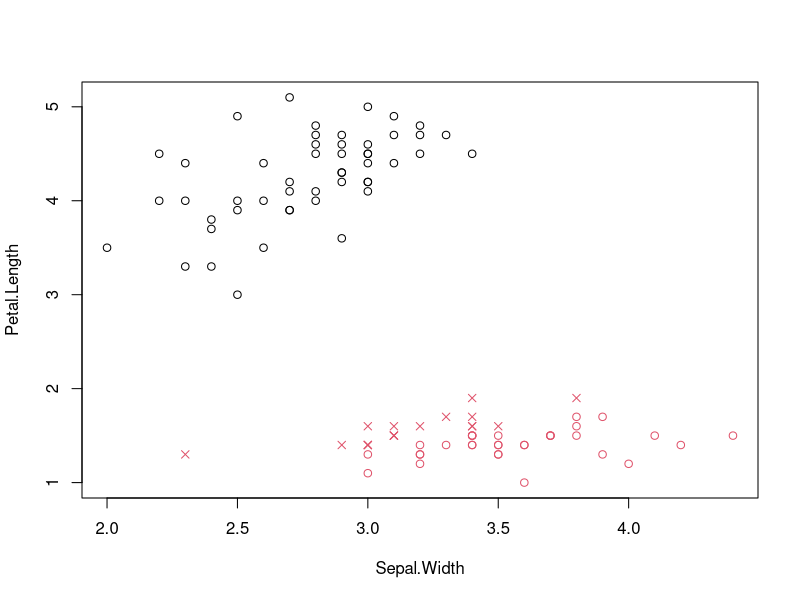
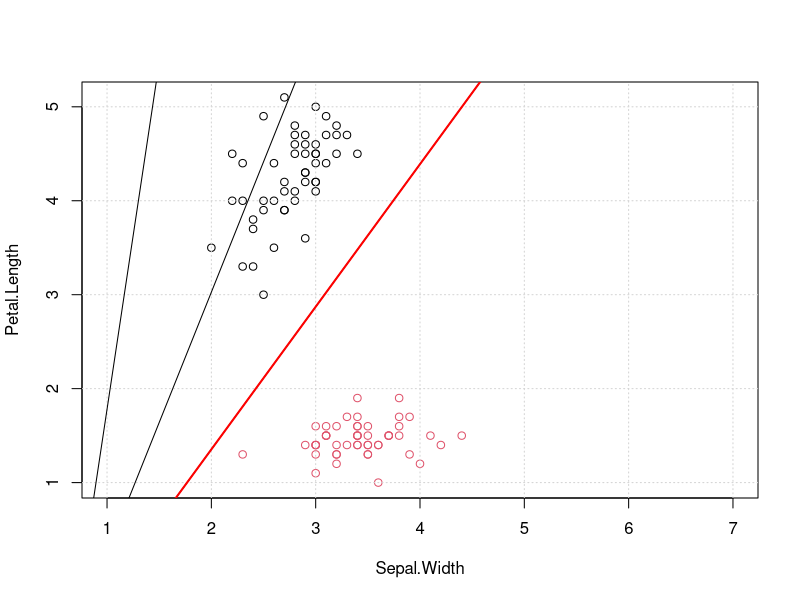

Reproduce these figures in R, in order. (Note: this script raises an error after producing the figures.)
##perceptron

###122
exdata<-iris[1:100,c(2,3,5)]
exdata[,3]<-ifelse(exdata[,3]==exdata[1,3],1,0)

x<-exdata[,1:2]
x<-cbind(bias=1,x)
y<-as.matrix(exdata[,3])
w<-matrix(runif(3,-1,1))


##2
xw<-as.matrix(x)%*%w
head(xw)
output<-ifelse(xw>0,1,0)


plot(x[,2:3],col=y+1,pch=ifelse(y==output,1,4))


#3

plot(x[,2:3],col=y+1,xlim=c(1,7),ylm=c(-3,8))
grid()
learningrate<-0.01 #learning rate 초기화
maxIteration<-3000 #최대 학습횟수
w<-runif(3,-1,1)
for (i in 1:maxIteration){
  output<-ifelse(as.matrix(x)%*%w>0,1,0)
  if (length(which(output!=y))==0){ #모두 정분류 되었을때 중지
    cat(i,"번째 중지\n")
    abline(a=-w[1]/w[3],b=-w[2]/w[3],col="red",lwd=2)
    break
  }else{
    j<-which(output!=y)[1] #오분류된 첫번째obs index
    w<-w+learningrate*(y[j]-output[j])*t(x[j,])
    abline(a=-w[1]/w[3],b=-w[2]/w[3])
    Sys.sleep(0.3)
  }
}


perceptron(x=iris[,1:4],y=iris[,5])



